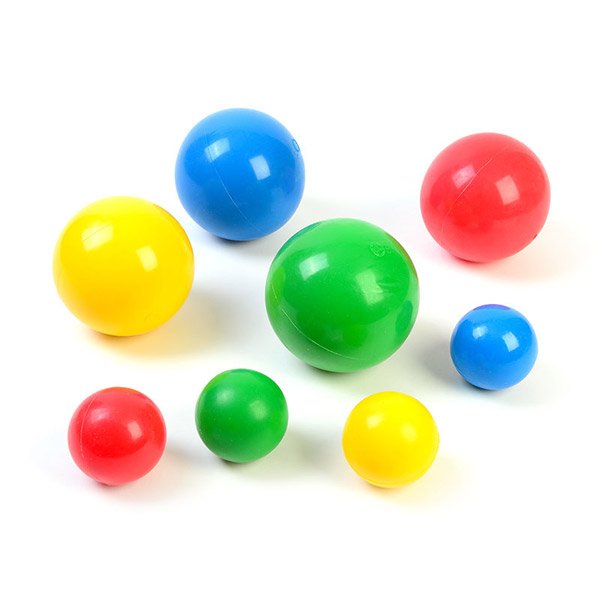
#> input picture resource/balls.jpg, 600 x 600 px, given in place of the camera
$ python 7-color-detection.py
#> lines starting #> are read from the running program, lines starting #| are printed output that depends on the picture; after the words box and inside, x2 and y2 are one past the last pixel; in counts of white or black regions, pixels touching at a corner belong together
import cv2
import numpy as np

def empty(a):
	pass

cv2.namedWindow('TrackBars')
cv2.resizeWindow('TrackBars', 840,300)
cv2.createTrackbar('Hue Min', 'TrackBars', 0, 179, empty)
cv2.createTrackbar('Hue Max', 'TrackBars', 255, 179, empty)
cv2.createTrackbar('Sat Min', 'TrackBars', 0, 255, empty)
cv2.createTrackbar('Sat Max', 'TrackBars', 255, 255, empty)
cv2.createTrackbar('Val Min', 'TrackBars', 0, 255, empty)
cv2.createTrackbar('Val Max', 'TrackBars', 255, 255, empty)

cam = cv2.VideoCapture(0) #webcam id = 0 (defualt, front webcam)
cam.set(3, 720) # width
cam.set(4, 480) # height
cam.set(10, 50) # brightness


while True:
	success, img = cam.read()
#> img is the input picture: shape (600, 600, 3); mean B, G, R 210, 229.8, 225
	imgHSV = cv2.cvtColor(img, cv2.COLOR_BGR2HSV)
#> imgHSV: shape (600, 600, 3); mean H, S, V 28.4, 54.6, 246.7
	h_min = cv2.getTrackbarPos('Hue Min', 'TrackBars')
	h_max = cv2.getTrackbarPos('Hue Max', 'TrackBars')
	s_min = cv2.getTrackbarPos('Sat Min', 'TrackBars')
	s_max = cv2.getTrackbarPos('Sat Max', 'TrackBars')
	v_min = cv2.getTrackbarPos('Val Min', 'TrackBars')
	v_max = cv2.getTrackbarPos('Val Max', 'TrackBars')
	print(h_min, h_max, s_min, s_max, v_min, v_max)
	#From track bar
	#lower_range = np.array([h_min, s_min, v_min])	#56, 107, 58 #RED
	#upper_range = np.array([h_max, s_max, v_max])	#179, 255, 255 #RED
	#Red detection
	lower_range = np.array([56, 107, 58])
	upper_range = np.array([179, 255, 255])
	mask = cv2.inRange(imgHSV,lower_range, upper_range)
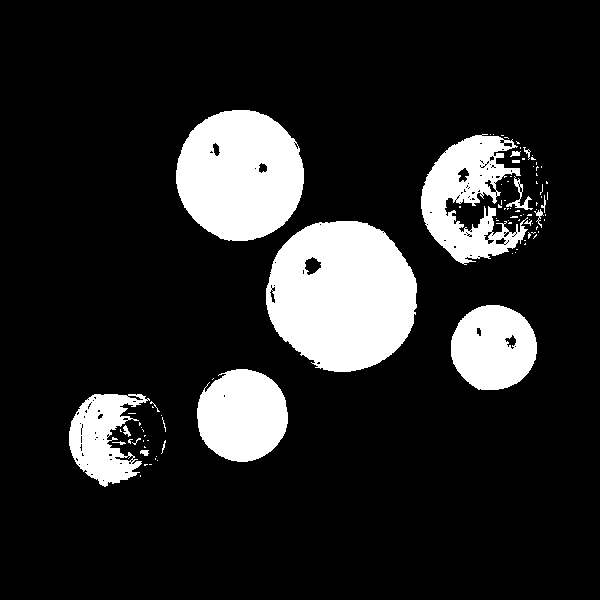
#> mask: shape (600, 600); 15.4% white; 94 white regions (77 under 20 px), largest, box (x1, y1, x2, y2) and area: (266, 221, 417, 372) 17604, (176, 110, 304, 241) 13060, (421, 134, 528, 265) 7289
	imgResult = cv2.bitwise_and(img, img, mask=mask)
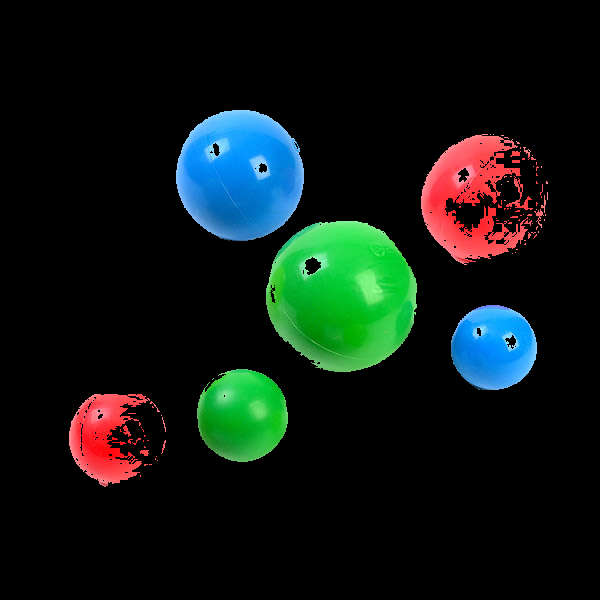
#> imgResult: shape (600, 600, 3); mean B, G, R 19.5, 23.5, 13.4
	cv2.imshow('Original', img)
	cv2.imshow('HSV', imgHSV)
	cv2.imshow('mask', mask)
	cv2.imshow('Result', imgResult)
	cv2.waitKey(1)

$ run again, on resource/car.jpg
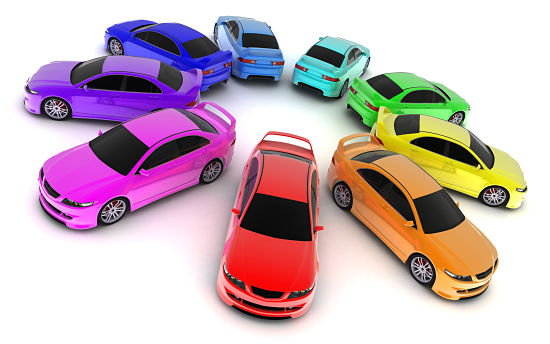
#> input picture resource/car.jpg, 550 x 344 px, given in place of the camera
#> img is the input picture: shape (344, 550, 3); mean B, G, R 186, 178.6, 201.4
#> imgHSV: shape (344, 550, 3); mean H, S, V 49.7, 62.5, 212.6
#> `mask = cv2.inRange(imgHSV,lower_range, upper_range)`:
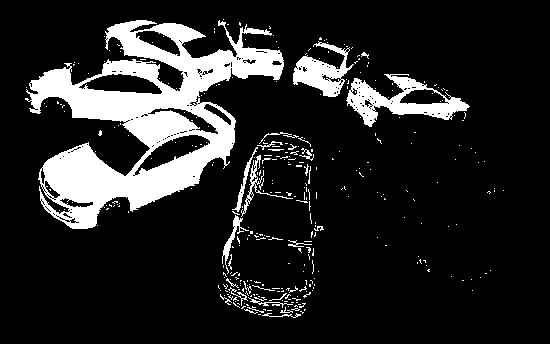
#> mask: shape (344, 550); 14.7% white; 343 white regions (314 under 20 px), largest, box (x1, y1, x2, y2) and area: (25, 20, 284, 229) 21021, (346, 74, 470, 127) 2487, (293, 41, 354, 97) 1509
#> `imgResult = cv2.bitwise_and(img, img, mask=mask)`:
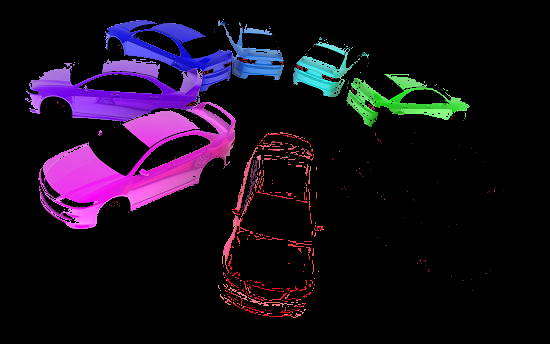
#> imgResult: shape (344, 550, 3); mean B, G, R 27.6, 12.8, 22.6
